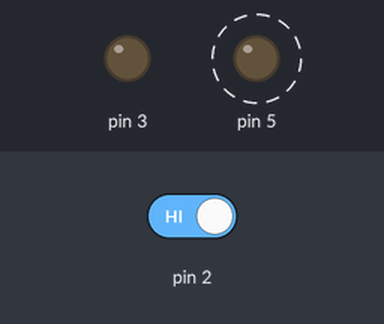
The sketch below on a simulated Arduino Uno, built with avr-gcc and run on an emulated ATmega328P. Parts: output pins drawn as LEDs (lit = HIGH). Dashed ring = blinking. Inputs (shaded band) come from the test bench; at power-on: pin 2 HIGH.

Above: at 1.8 s.
1.9 s: pin 2 driven LOW
At 3.1 s:
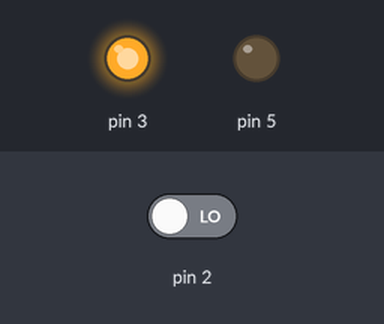
3.5 s: pin 2 driven HIGH
At 3.62 s:
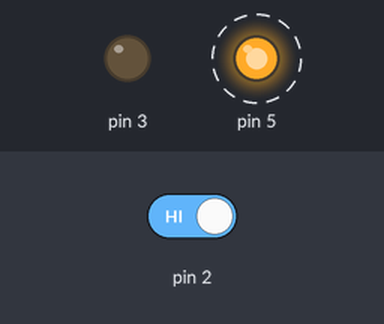
Timing chart, 0 to 12.5 s (numbered marks = the images above; inputs shaded):
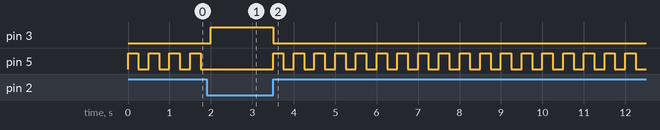

The sketch:

Spaceship_Interface.ino
```cpp
int switchState = 0;

void setup(){
  pinMode(3, OUTPUT);
  pinMode(5, OUTPUT);
  pinMode(5, OUTPUT);
  pinMode(1, INPUT);
}


void loop(){
  switchState = digitalRead(2);
  if (switchState == LOW) {
    //the button is not pressed
    digitalWrite(3, HIGH); // green led
    digitalWrite(4, LOW);  // red led
    digitalWrite(5, LOW);  // red led
  }
  else {
    // the button is pressed
    digitalWrite(3, LOW); // green led
    digitalWrite(4, HIGH);  // red led
    digitalWrite(5, HIGH);  // red led
    delay(250); // wait for 1/4 sec
    // toggle the leds
    digitalWrite(4, LOW);  // red led
    digitalWrite(5, LOW);  // red led
    delay(250); // wait for 1/4 sec
  }
}
```

Measured:
- after the input at 1.9 s, pin 3: LOW → HIGH after 0.10 s; pin 5: stops changing and stays LOW
- after the input at 3.5 s, pin 3: HIGH → LOW at once; pin 5: alternates HIGH for 0.25 s and LOW for 0.25 s, starting at once
- by itself, pin 5: alternates HIGH for 0.25 s and LOW for 0.25 s
